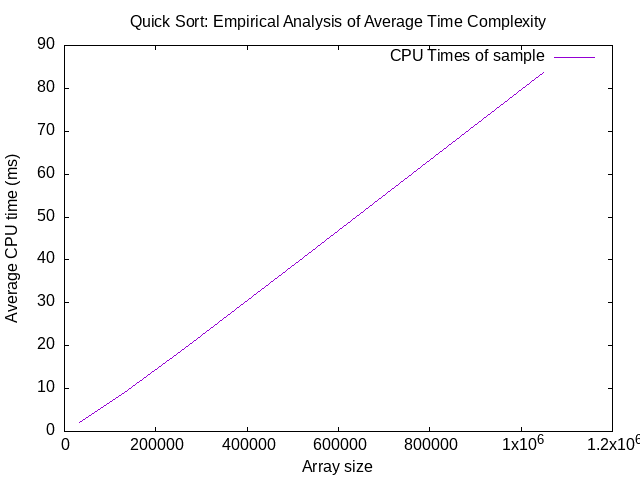

Reproduce this figure in gnuplot.
#Adrián Berenguer Agulló, 74445262N
set terminal png
set output "quickSort.png"

set xlabel "Array size"
set ylabel "Average CPU time (ms)"

set title  "Quick Sort: Empirical Analysis of Average Time Complexity"

plot "quickSort.CPUtimes" using 1:2 with lines title "CPU Times of sample"


##########################################################################
#Testing different analytical functions to determine which best fits:

set output "quickSort_and_Fit-Function.png"
set title "Quick Sort: Average time complexity and Fit function"


#------------------------------------------------------------------------

# Testing 3 different functions:
#Uncomment the function to be tested and comment the rest:

##Fit to a (n log(n) + k) function: 
#y(x)=a*x*log(x) + b
#fitFunction="Fitting quicksort time values to f(n) = n log(n)+k"
#fit y(x) "quickSort.CPUtimes" using 1:2 via a,b


##Fit to a (n log n + n) function: 
y(x)=a*x*log(x) + b*x + c
fitFunction="Fitting quicksort time values to f(n) = n log(n)+n"
fit y(x) "quickSort.CPUtimes" using 1:2 via a,b,c


##Fit to a cuadratic function: 
#y(x)=a*x*x + b*x + c
#fitFunction="Fitting quicksort time values to f(n) = n²+n+k"
#fit y(x) "quickSort.CPUtimes" using 1:2 via a,b,c

#------------------------------------------------------------------------


#Finally draw both functions (CPU times of sample and the one that best fits) on one graph
plot "quickSort.CPUtimes" using 1:2 with lines title "CPU times of sample", y(x) title fitFunction  


